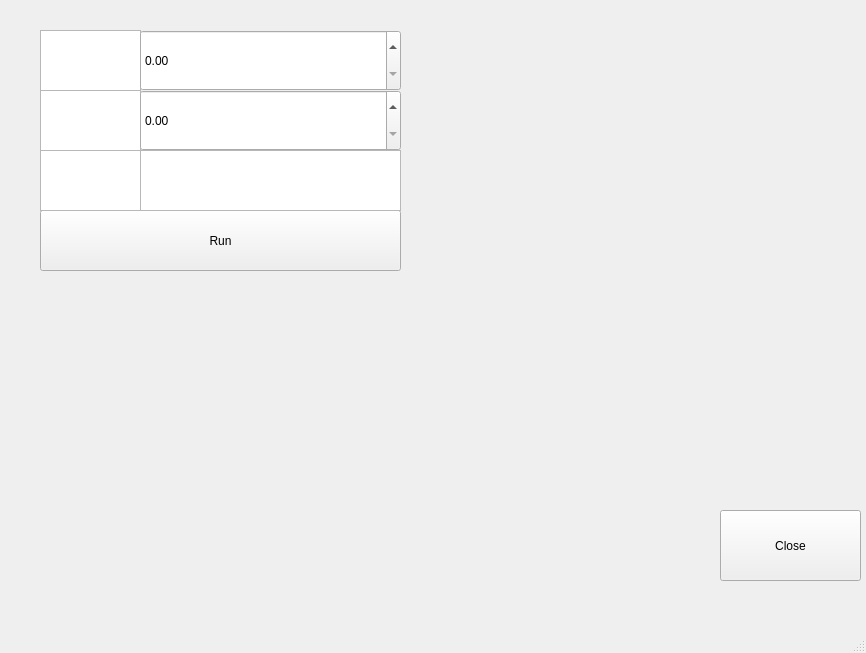
<?xml version="1.0" encoding="UTF-8"?>
<ui version="4.0">
 <class>MainWindow</class>
 <widget class="QMainWindow" name="MainWindow">
  <property name="geometry">
   <rect>
    <x>0</x>
    <y>0</y>
    <width>866</width>
    <height>653</height>
   </rect>
  </property>
  <property name="windowTitle">
   <string>MainWindow</string>
  </property>
  <widget class="QWidget" name="centralwidget">
   <widget class="QPushButton" name="run_button">
    <property name="geometry">
     <rect>
      <x>40</x>
      <y>210</y>
      <width>361</width>
      <height>61</height>
     </rect>
    </property>
    <property name="text">
     <string>Run</string>
    </property>
   </widget>
   <widget class="QPlainTextEdit" name="text1">
    <property name="geometry">
     <rect>
      <x>40</x>
      <y>30</y>
      <width>101</width>
      <height>61</height>
     </rect>
    </property>
   </widget>
   <widget class="QPlainTextEdit" name="text2">
    <property name="geometry">
     <rect>
      <x>40</x>
      <y>90</y>
      <width>101</width>
      <height>61</height>
     </rect>
    </property>
   </widget>
   <widget class="QPlainTextEdit" name="plainTextEdit_3">
    <property name="geometry">
     <rect>
      <x>40</x>
      <y>150</y>
      <width>101</width>
      <height>61</height>
     </rect>
    </property>
   </widget>
   <widget class="QDoubleSpinBox" name="var1">
    <property name="geometry">
     <rect>
      <x>140</x>
      <y>30</y>
      <width>261</width>
      <height>61</height>
     </rect>
    </property>
   </widget>
   <widget class="QDoubleSpinBox" name="var2">
    <property name="geometry">
     <rect>
      <x>140</x>
      <y>90</y>
      <width>261</width>
      <height>61</height>
     </rect>
    </property>
   </widget>
   <widget class="QTextEdit" name="output">
    <property name="geometry">
     <rect>
      <x>140</x>
      <y>150</y>
      <width>261</width>
      <height>61</height>
     </rect>
    </property>
   </widget>
   <widget class="QPushButton" name="close_button">
    <property name="geometry">
     <rect>
      <x>720</x>
      <y>510</y>
      <width>141</width>
      <height>71</height>
     </rect>
    </property>
    <property name="text">
     <string>Close</string>
    </property>
   </widget>
  </widget>
  <widget class="QMenuBar" name="menubar">
   <property name="geometry">
    <rect>
     <x>0</x>
     <y>0</y>
     <width>866</width>
     <height>31</height>
    </rect>
   </property>
  </widget>
  <widget class="QStatusBar" name="statusbar"/>
 </widget>
 <resources>
  <include location="resources.qrc"/>
 </resources>
 <connections/>
</ui>
